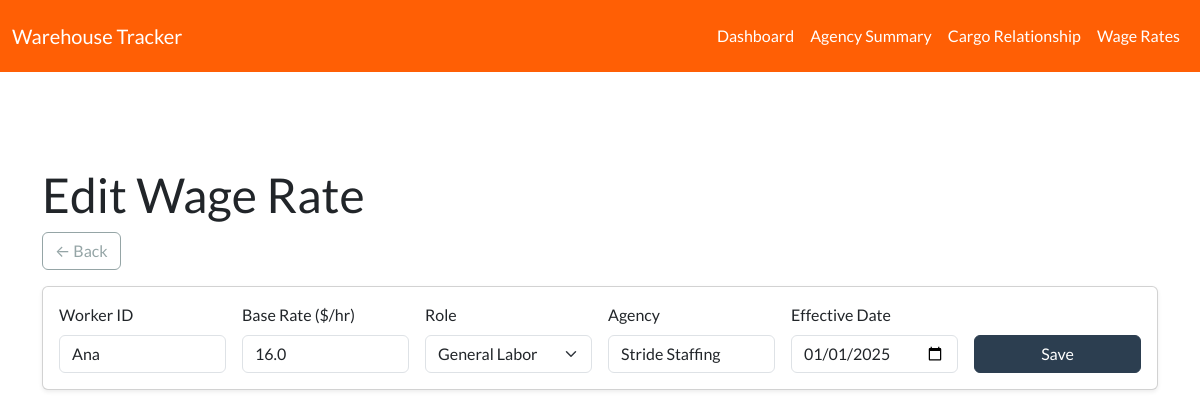
The app's page /wage_rates/edit/2?agency=&show_all=0 with its own data.
### app/models.py (models this page shows, shortened)
class WageRate(db.Model):
    __tablename__ = 'wage_rate'
    id = db.Column(db.Integer, primary_key=True)
    worker_id = db.Column(db.String(64), nullable=False, index=True)
    base_rate = db.Column(db.Float, nullable=True)  # e.g., 16 or 18
    role = db.Column(db.String(64), nullable=True)   # e.g., 'general', 'forklift'
    agency = db.Column(db.String(128), nullable=True)
    markup = db.Column(db.Float, nullable=True)      # e.g., 0.25 for 25%
    effective_date = db.Column(db.Date, nullable=True)  # Now required

### app/routes/dashboard.py (the view, shortened to what this page needs)
@dashboard_bp.route('/wage_rates/edit/<int:wage_rate_id>', methods=['GET', 'POST'])
def edit_wage_rate(wage_rate_id):
    wage_rate = WageRate.query.get_or_404(wage_rate_id)
    show_all = request.args.get('show_all', '0')
    agency_filter = request.args.get('agency', '')
    return render_template('edit_wage_rate.html', wage_rate=wage_rate, agency=agency_filter, show_all=show_all)

### app/templates/edit_wage_rate.html (shortened to what this page needs)
{% extends "layout.html" %}
{% block content %}
<h1>Edit Wage Rate</h1>
<a class="btn btn-outline-secondary mb-3" href="{{ url_for('dashboard.wage_rates') }}">← Back</a>
<div class="card">
  <div class="card-body">
    <form method="post" class="row g-3 align-items-end">
      <div class="col-md-2">
        <label class="form-label">Worker ID</label>
        <input name="worker_id" class="form-control" value="{{ wage_rate.worker_id }}" required />
      </div>
      <div class="col-md-2">
        <label class="form-label">Base Rate ($/hr)</label>
        <input name="base_rate" type="number" step="0.01" class="form-control" value="{{ wage_rate.base_rate }}" required />
      </div>
      <div class="col-md-2">
        <label class="form-label">Role</label>
        <select name="role" class="form-select">
          <option value="general" {% if wage_rate.role == 'general' %}selected{% endif %}>General Labor</option>
        </select>
      </div>
      <div class="col-md-2">
        <label class="form-label">Agency</label>
        <input name="agency" class="form-control" value="{{ wage_rate.agency or '' }}" />
      </div>
      <div class="col-md-2">
        <label class="form-label">Effective Date</label>
        <input name="effective_date" type="date" class="form-control" value="{{ wage_rate.effective_date }}" required />
      </div>
      <div class="col-md-2 d-flex align-items-end">
        <button class="btn btn-primary w-100">Save</button>
      </div>
    </form>
  </div>
</div>
{% endblock %}

### app/static/css/custom.css (style rules this page uses)
.card { margin-bottom: 1.5rem; box-shadow: 0 0.125rem 0.25rem rgba(0, 0, 0, 0.075); }

### records on screen
WageRate: worker_id "Ana", base_rate "16.0", role "General Labor", agency "Stride Staffing", effective_date "01/01/2025"
